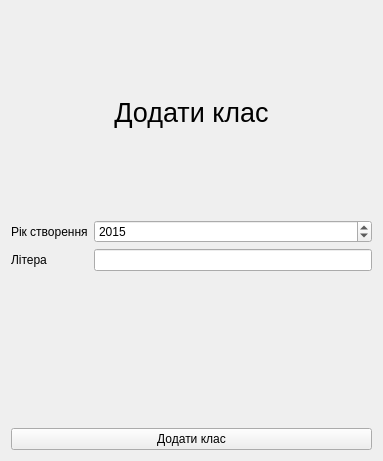
<?xml version="1.0" encoding="UTF-8"?>
<ui version="4.0">
 <class>add_new_class</class>
 <widget class="QWidget" name="add_new_class">
  <property name="geometry">
   <rect>
    <x>0</x>
    <y>0</y>
    <width>383</width>
    <height>461</height>
   </rect>
  </property>
  <property name="windowTitle">
   <string>Form</string>
  </property>
  <layout class="QVBoxLayout" name="verticalLayout">
   <item>
    <widget class="QLabel" name="header">
     <property name="styleSheet">
      <string notr="true">font-size:20pt</string>
     </property>
     <property name="text">
      <string>Додати клас</string>
     </property>
     <property name="textFormat">
      <enum>Qt::AutoText</enum>
     </property>
     <property name="alignment">
      <set>Qt::AlignCenter</set>
     </property>
    </widget>
   </item>
   <item>
    <layout class="QFormLayout" name="formLayout">
     <item row="0" column="0">
      <widget class="QLabel" name="name_label">
       <property name="text">
        <string>Рік створення</string>
       </property>
      </widget>
     </item>
     <item row="0" column="1">
      <widget class="QDateEdit" name="creation_year">
       <property name="dateTime">
        <datetime>
         <hour>0</hour>
         <minute>0</minute>
         <second>0</second>
         <year>2015</year>
         <month>9</month>
         <day>1</day>
        </datetime>
       </property>
       <property name="displayFormat">
        <string>yyyy</string>
       </property>
      </widget>
     </item>
     <item row="1" column="0">
      <widget class="QLabel" name="letter_label">
       <property name="text">
        <string>Літера</string>
       </property>
      </widget>
     </item>
     <item row="1" column="1">
      <widget class="QLineEdit" name="letter">
       <property name="maxLength">
        <number>1</number>
       </property>
      </widget>
     </item>
    </layout>
   </item>
   <item>
    <widget class="QPushButton" name="submit_button">
     <property name="text">
      <string>Додати клас</string>
     </property>
    </widget>
   </item>
  </layout>
 </widget>
 <resources/>
 <connections/>
</ui>
